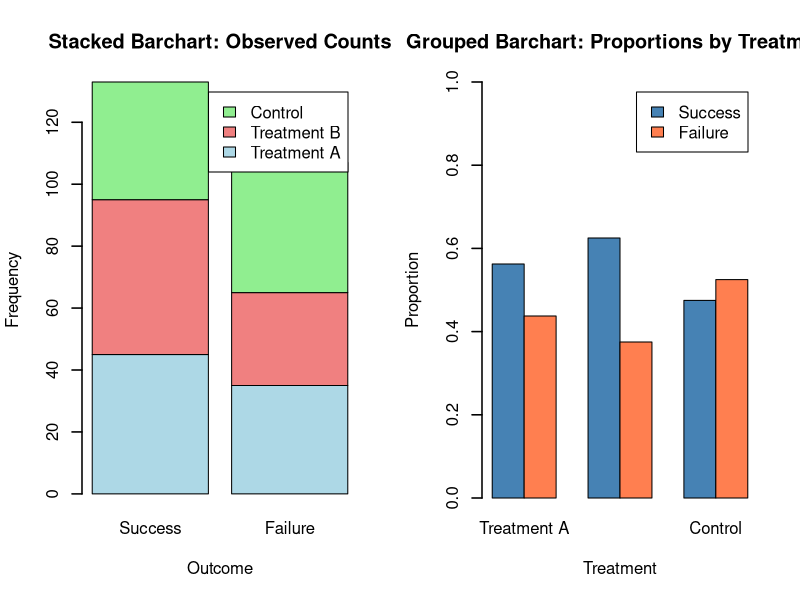

Write R code to recreate this figure.
## ---- chunk 1
#| echo: true
#| code-fold: false
#| fig-cap: "Chi-square Test for 3x2 Contingency Table"
#| label: fig-chi2-test

# Create a 3x2 contingency table
# Rows: 3 categories (e.g., Treatment A, Treatment B, Control)
# Columns: 2 outcomes (e.g., Success, Failure)
contingency_table <- matrix(c(45, 35,    # Treatment A: 45 successes, 35 failures
                               50, 30,    # Treatment B: 50 successes, 30 failures
                               38, 42),   # Control: 38 successes, 42 failures
                            nrow = 3, ncol = 2, byrow = TRUE,
                            dimnames = list(Treatment = c("Treatment A", "Treatment B", "Control"),
                                          Outcome = c("Success", "Failure")))

print("Contingency Table:")
print(contingency_table)

# Run chi-square test
chi2_result <- chisq.test(contingency_table)
print("\nChi-square Test Result:")
print(chi2_result)

# Extract test statistics
print(paste("Chi-square statistic:", round(chi2_result$statistic, 4)))
print(paste("p-value:", round(chi2_result$p.value, 4)))
print(paste("Degrees of freedom:", chi2_result$parameter))

# Expected frequencies
print("\nExpected Frequencies:")
print(round(chi2_result$expected, 2))

# Interpretation:
# If p-value > 0.05: we fail to reject H0 (no association between variables)
# If p-value < 0.05: we reject H0 (significant association between variables)
## ---- chunk 2
#| echo: true
#| code-fold: false
#| fig-cap: "Chi-square Visualization: Stacked Barchart"
#| label: fig-chi2-barchart

# Set up 1x2 panel layout
par(mfrow = c(1, 2))

# Panel 1: Stacked barchart (counts)
barplot(contingency_table,
        main = "Stacked Barchart: Observed Counts",
        xlab = "Outcome",
        ylab = "Frequency",
        col = c("lightblue", "lightcoral", "lightgreen"),
        legend = rownames(contingency_table),
        beside = FALSE,
        border = "black",
        lwd = 1.5)

# Panel 2: Grouped barchart showing proportions
# Calculate proportions within each treatment group
proportions <- sweep(contingency_table, 1, rowSums(contingency_table), FUN = "/")

barplot(t(proportions),
        main = "Grouped Barchart: Proportions by Treatment",
        xlab = "Treatment",
        ylab = "Proportion",
        col = c("steelblue", "coral"),
        legend = colnames(contingency_table),
        beside = TRUE,
        border = "black",
        lwd = 1.5,
        ylim = c(0, 1))

# Reset plot layout
par(mfrow = c(1, 1))
